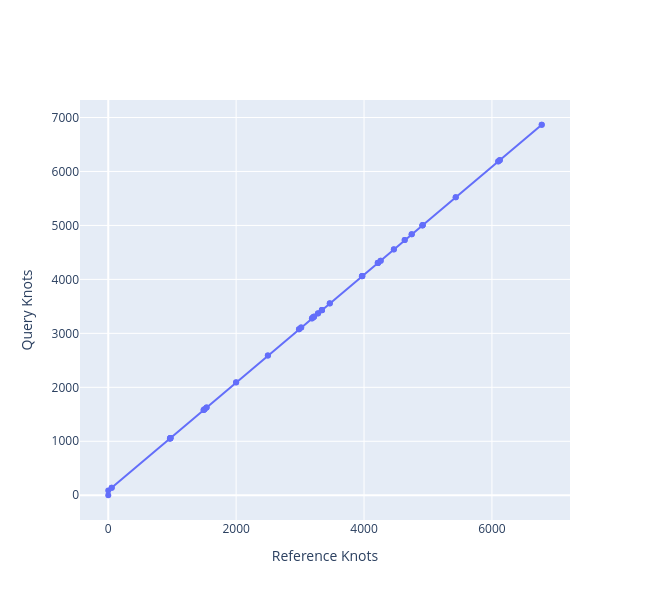

The notebook cell saved with this chart:
### Code cell
import plotly.graph_objects as go
fig = go.Figure()
fig.add_trace(
    go.Scatter(x=ref_knots, y=query_knots, mode='lines+markers')
)
fig.update_layout(
    xaxis_title="Reference Knots",
    yaxis_title="Query Knots",
    width=650,
    height=600
)

fig.show()

### Figure 1 — Plotly figure (JSON) as saved in the notebook; plotly's stock layout.template omitted (floating-point values rounded to 4 significant figures)
{"data": [{"mode": "lines+markers", "type": "scatter", "x": [0, 0, 53, 55, 964, 965, 971, 972, 973, 974, 1491, 1492, 1505, 1507, 1537, 1538, 1999, 2000, 2495, 2497, 2982, 2983, 3015, 3018, 3185, 3186, 3204, 3206, 3218, 3220, 3279, 3281, 3339, 3341, 3342, 3343, 3464, 3465, 3966, 3969, 3972, 3974, 4214, 4215, 4218, 4221, 4259, 4261, 4466, 4467, 4635, 4637, 4743, 4748, 4913, 4914, 4916, 4917, 5433, 5435, 6098, 6100, 6122, 6124, 6778, 6779], "y": [0, 86, 139, 140, 1049, 1051, 1057, 1059, 1060, 1062, 1579, 1582, 1595, 1596, 1626, 1628, 2089, 2093, 2588, 2589, 3074, 3077, 3109, 3110, 3277, 3279, 3297, 3298, 3310, 3311, 3370, 3371, 3429, 3430, 3431, 3433, 3554, 3557, 4058, 4059, 4062, 4063, 4303, 4305, 4308, 4309, 4347, 4348, 4553, 4560, 4728, 4729, 4835, 4836, 5001, 5003, 5005, 5007, 5523, 5524, 6187, 6188, 6210, 6211, 6865, 6866]}], "layout": {"height": 600, "width": 650, "xaxis": {"title": {"text": "Reference Knots"}}, "yaxis": {"title": {"text": "Query Knots"}}}}
